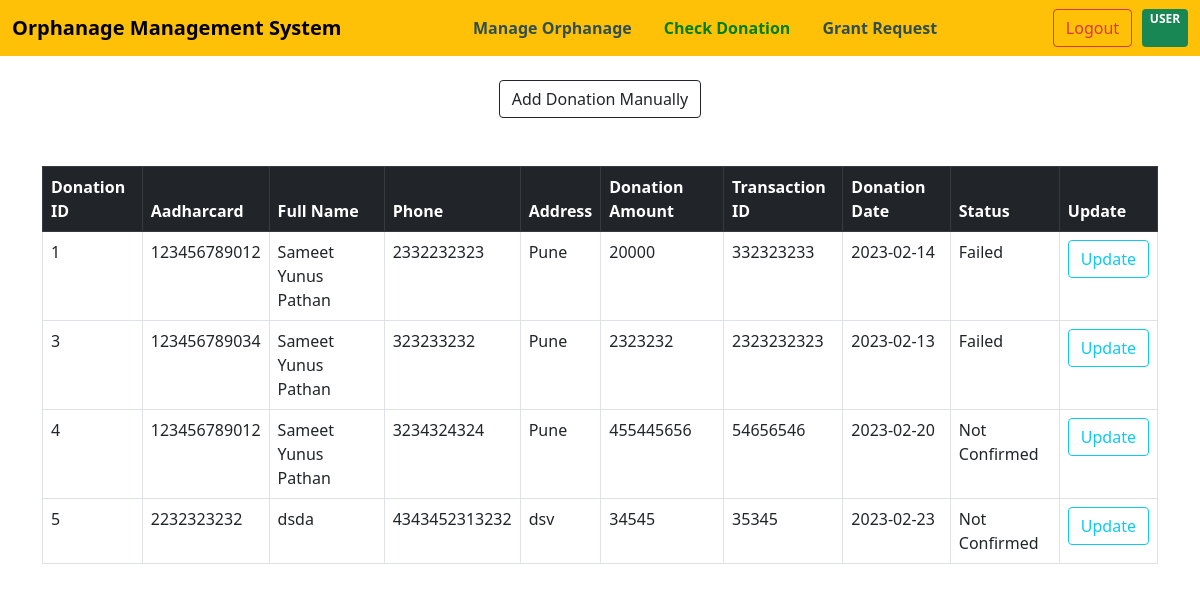
The app's page /Admin/checkdonation.php with its own data.
### tables this page shows
CREATE TABLE `donation` (
  `donation_id` int(11) NOT NULL,
  `aadharcard` varchar(100) NOT NULL,
  `full_name` varchar(100) NOT NULL,
  `phone` varchar(15) NOT NULL,
  `address` varchar(255) NOT NULL,
  `donation_amount` varchar(100) NOT NULL,
  `transaction_id` varchar(50) NOT NULL,
  `donation_date` varchar(100) NOT NULL,
  `status` varchar(50) DEFAULT 'Not Confirmed'
);

### Admin/checkdonation.php (the view, shortened to what this page needs)
<!doctype html>
<html lang="en">
<head>
    <link href="https://cdn.jsdelivr.net/npm/bootstrap@5.0.2/dist/css/bootstrap.min.css" rel="stylesheet">
</head>
<body>
<nav class="navbar navbar-light bg-warning">
        <div class="container-fluid">
            <a class="navbar-brand" href="index.php" style="font-weight: bold;color:black">Orphanage Management System</a>
            <form class="d-flex">
            <a class="nav-link" href="Manage.php"><span style="font-weight: bold;color:darkslategray;">Manage Orphanage</span></a>
            <a class="nav-link" href="checkdonation.php"><span style="font-weight: bold;color:green;">Check Donation</span></a>
            <a class="nav-link" href="grantrequest.php"><span style="font-weight: bold;color:darkslategray;">Grant Request</span></a>
            </form>
            <form class="d-flex">
              <a href="logout.php" >  <button type="button" class="btn btn-outline-danger"  style="margin-right: 10px;">Logout</button></a>
              <span class="badge bg-success">USER <?php  echo $_SESSION["aadharcard"]; ?></span>
            </form>
        </div>
    </nav>
    <div class="d-flex justify-content-evenly mt-4">
    <div>
        <button class="btn btn-outline-dark my-2 my-sm-0" data-bs-toggle="modal" data-bs-target="#exampleModal3">Add Donation Manually</button>
    </div>
    </div>
<div class="container mt-2">
    <table class="table table-bordered mt-5 container">
    <thead class="table-dark">
        <tr>
        <th>Donation ID</th>
        <th>Aadharcard</th>
        <th>Full Name</th>
        <th>Phone</th>
        <th>Address</th>
        <th>Donation Amount</th>
        <th>Transaction ID</th>
        <th>Donation Date</th>
        <th>Status</th>
        <th>Update</th>
        </tr>
    </thead>
    <tbody>
        <?php
        $host = 'localhost:3306';
        $user = 'root';
        $pass = '';
        $dbname = 'orphanage-master';
        $conn = mysqli_connect($host, $user, $pass,$dbname);
        $sql = "SELECT * FROM donation";
        $result = mysqli_query($conn, $sql);
        while ($row = mysqli_fetch_assoc($result)) {
            echo "<tr>";
            echo "<td>" . $row['donation_id'] . "</td>";
            echo "<td>" . $row['aadharcard'] . "</td>";
            echo "<td>" . $row['full_name'] . "</td>";
            echo "<td>" . $row['phone'] . "</td>";
            echo "<td>" . $row['address'] . "</td>";
            echo "<td>" . $row['donation_amount'] . "</td>";
            echo "<td>" . $row['transaction_id'] . "</td>";
            echo "<td>" . $row['donation_date'] . "</td>";
            echo "<td>" . $row['status'] . "</td>";
            ?>
            <td><form action="UpdateDonation.php" method="post">
            <button type="submit" class="btn btn-outline-info my-2 my-sm-0">Update</button>
            </form></td>
            <?php
            echo "</tr>";
        }
        ?>
    </tbody>
    </table>
</div>
</body>
</html>

### records on screen
donation: donation_id "1", aadharcard "123456789012", full_name "Sameet Yunus Pathan", phone "2332232323", address "Pune", donation_amount "20000", transaction "332323233", donation_date "2023-02-14", status "Failed"
donation: donation_id "3", aadharcard "123456789034", full_name "Sameet Yunus Pathan", phone "323233232", address "Pune", donation_amount "2323232", transaction "2323232323", donation_date "2023-02-13", status "Failed"
donation: donation_id "4", aadharcard "123456789012", full_name "Sameet Yunus Pathan", phone "3234324324", address "Pune", donation_amount "455445656", transaction "54656546", donation_date "2023-02-20", status "Not Confirmed"
donation: donation_id "5", aadharcard "2232323232", full_name "dsda", phone "4343452313232", address "dsv", donation_amount "34545", transaction "35345", donation_date "2023-02-23", status "Not Confirmed"
